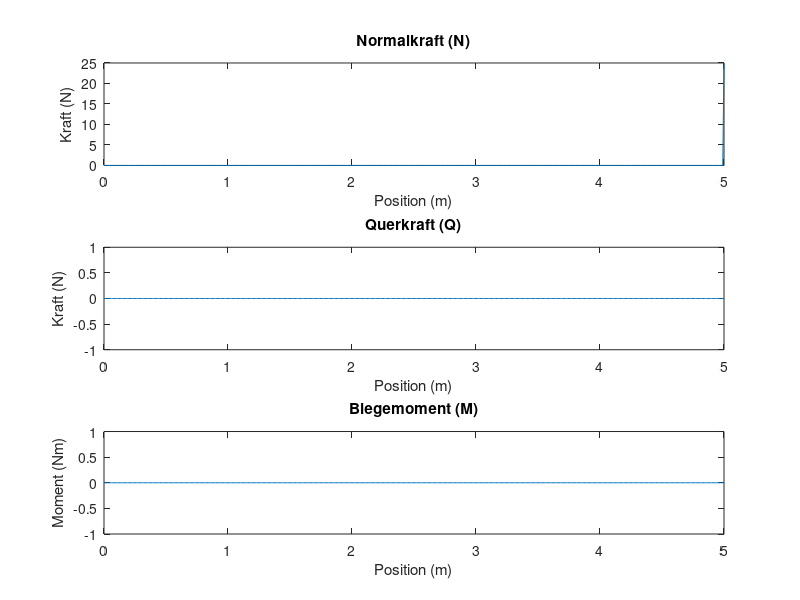

Recreate this plot in MATLAB.
function schnittgroessen_berechnen_und_plotten()
    % Eingabe der Trägerlänge
    L = input('Länge des Trägers (m): ');

    % Eingabe der Kräfte
    nKraefte = input('Anzahl der Kräfte: ');
    Kraefte = zeros(nKraefte, 2);
    for i = 1:nKraefte
        Kraefte(i, 1) = input(['Position der Kraft ' num2str(i) ' (m): ']);
        Kraefte(i, 2) = input(['Größe der Kraft ' num2str(i) ' (N): ']);
    end

    % Eingabe der Streckenlasten
    nStreckenlasten = input('Anzahl der Streckenlasten: ');
    Streckenlasten = zeros(nStreckenlasten, 3);
    for i = 1:nStreckenlasten
        Streckenlasten(i, 1) = input(['Startposition der Streckenlast ' num2str(i) ' (m): ']);
        Streckenlasten(i, 2) = input(['Endposition der Streckenlast ' num2str(i) ' (m): ']);
        Streckenlasten(i, 3) = input(['Größe der Streckenlast ' num2str(i) ' (N/m): ']);
    end

    % Eingabe der Momente
    nMomente = input('Anzahl der Momente: ');
    Momente = zeros(nMomente, 2);
    for i = 1:nMomente
        Momente(i, 1) = input(['Position des Moments ' num2str(i) ' (m): ']);
        Momente(i, 2) = input(['Größe des Moments ' num2str(i) ' (Nm): ']);
    end

    % Diskretisierung des Trägers
    dx = 0.01;
    x = 0:dx:L;

    % Initialisierung der Schnittgrößen
    N = zeros(size(x));
    Q = zeros(size(x));
    M = zeros(size(x));

    % Berechnung der Normalkraft (N)
    for i = 1:nKraefte
        pos = Kraefte(i, 1);
        kraft = Kraefte(i, 2);
        N(x >= pos) = N(x >= pos) + kraft;
    end

    % Berechnung der Querkraft (Q) und des Biegemoments (M)
    for i = 1:nStreckenlasten
        start = Streckenlasten(i, 1);
        ende = Streckenlasten(i, 2);
        last = Streckenlasten(i, 3);
        Q(x >= start) = Q(x >= start) + last * (x(x >= start) - start);
        Q(x > ende) = Q(x > ende) - last * (x(x > ende) - ende);
    end

    for i = 1:nMomente
        pos = Momente(i, 1);
        moment = Momente(i, 2);
        M(x >= pos) = M(x >= pos) + moment;
    end

    % Berechnung des Biegemoments (M)
    for i = 2:length(x)
        M(i) = M(i-1) + Q(i) * dx;
    end

    % Plotten der Schnittgrößen
    figure;
    subplot(3,1,1);
    plot(x, N);
    title('Normalkraft (N)');
    xlabel('Position (m)');
    ylabel('Kraft (N)');

    subplot(3,1,2);
    plot(x, Q);
    title('Querkraft (Q)');
    xlabel('Position (m)');
    ylabel('Kraft (N)');

    subplot(3,1,3);
    plot(x, M);
    title('Biegemoment (M)');
    xlabel('Position (m)');
    ylabel('Moment (Nm)');
end
